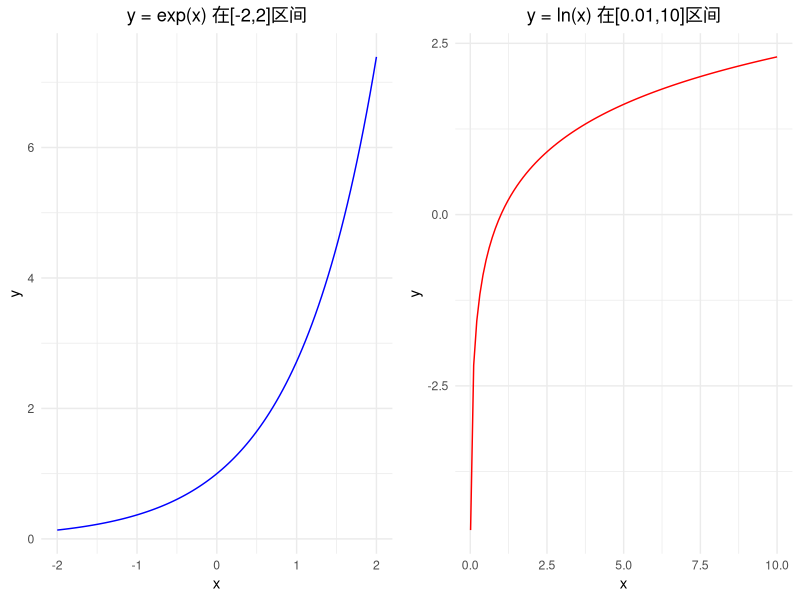

Here is the R script that generated this plot:
library(ggplot2)

# 创建数据框
df1 <- data.frame(x = seq(-2, 2, length.out=100))
df1$y <- exp(df1$x)

df2 <- data.frame(x = seq(0.01, 10, length.out=100))
df2$y <- log(df2$x)

# 使用ggplot2绘图
p1 <- ggplot(df1, aes(x, y)) +
  geom_line(color = "blue") +
  ggtitle("y = exp(x) 在[-2,2]区间") +
  theme_minimal() +
  theme(plot.title = element_text(hjust = 0.5))

p2 <- ggplot(df2, aes(x, y)) +
  geom_line(color = "red") +
  ggtitle("y = ln(x) 在[0.01,10]区间") +
  theme_minimal() +
  theme(plot.title = element_text(hjust = 0.5))

# 并排显示两个图形
library(gridExtra)
grid.arrange(p1, p2, ncol=2)